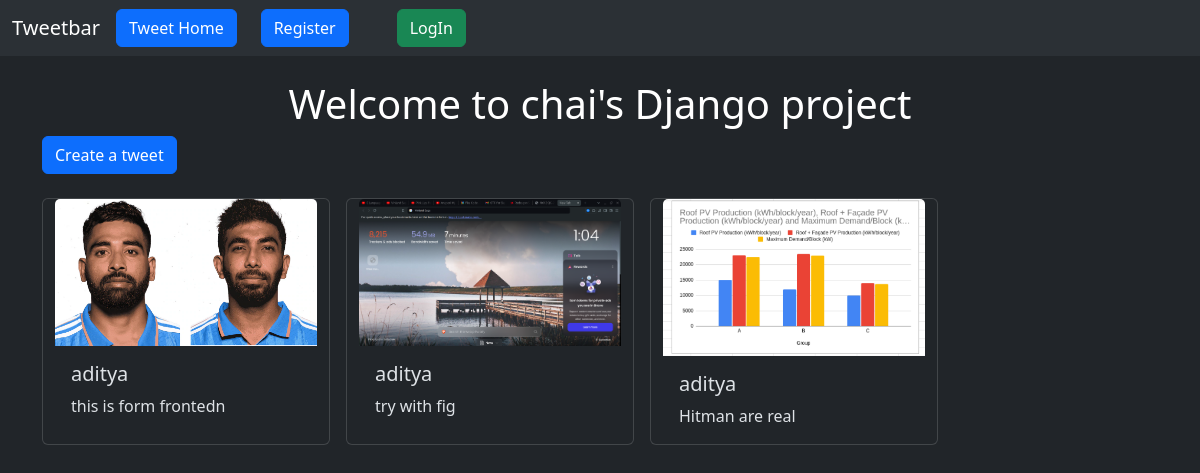
Page /tweet/ on the earlier database version.
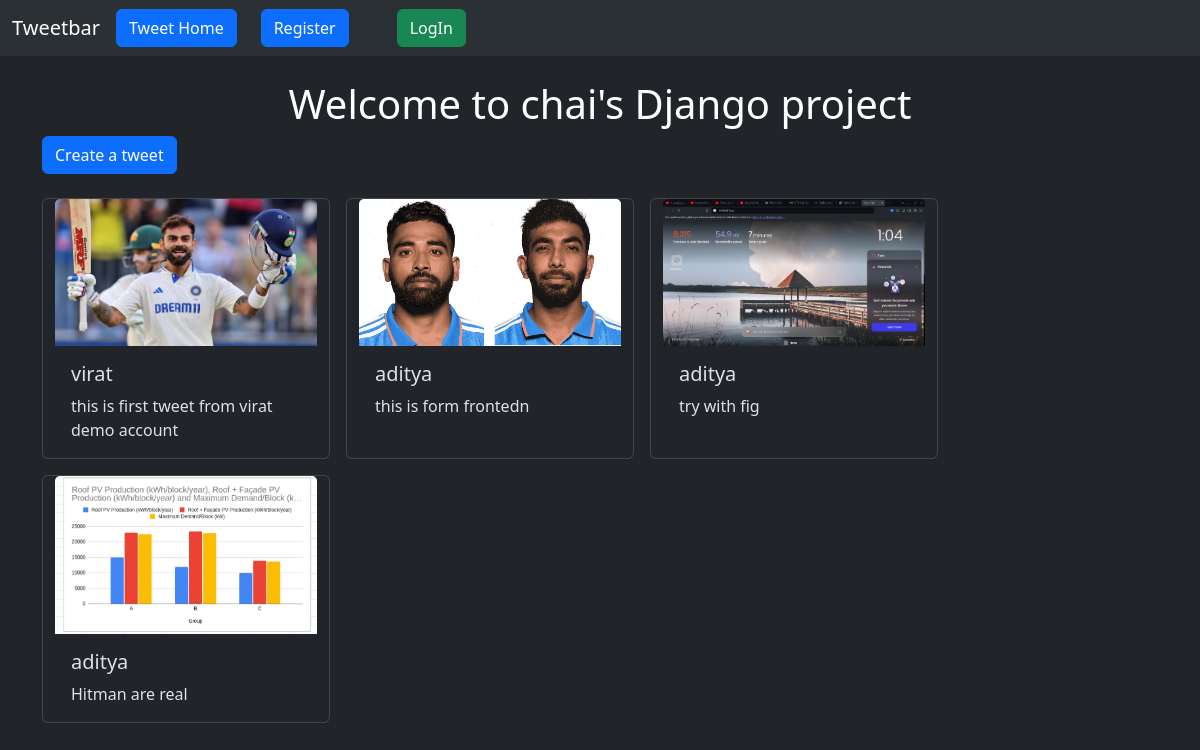
Same page on the later database version.
### tweet/models.py (models this page shows, shortened)
class Tweet(models.Model):
    user = models.ForeignKey(User, on_delete=models.CASCADE)
    text = models.TextField(max_length=240)
    photo = models.ImageField(upload_to='photos/', blank=True, null=True)
    created_at = models.DateTimeField(auto_now_add=True)
    updated_at = models.DateTimeField(auto_now=True)

### tweet/views.py (the view)
# urls.py: path('', views.tweet_list, name='tweet_list'),
def tweet_list (request):
    tweets =Tweet.objects.all().order_by('-created_at')
    return render(request, 'tweet_list.html', {'tweets': tweets})

### tweet/templates/tweet_list.html (shortened to what this page needs)
{% extends "layout.html" %}
{% block content %}
    <h1 class ='text-center text-white mt-4'>Welcome to chai's Django project</h1>
    <a class='btn btn-primary mb-4' href="{% url 'tweet_create' %}"> Create a tweet</a>
    <div class="container row gap-3">
        {% for tweet in tweets %}
        <div class="card" style="width: 18rem;">
            <img src="{{tweet.photo.url}}" class="card-img-top" alt="...">
            <div class="card-body">
              <h5 class="card-title">{{tweet.user.username}}</h5>
              <p class="card-text">{{tweet.text}}</p>
            </div>
          </div>
        {% endfor %}
    </div>
{% endblock content %}

Differences in the rows shown:
added Tweet: photo (picture), user.username "virat", text "this is first tweet from virat demo account"
